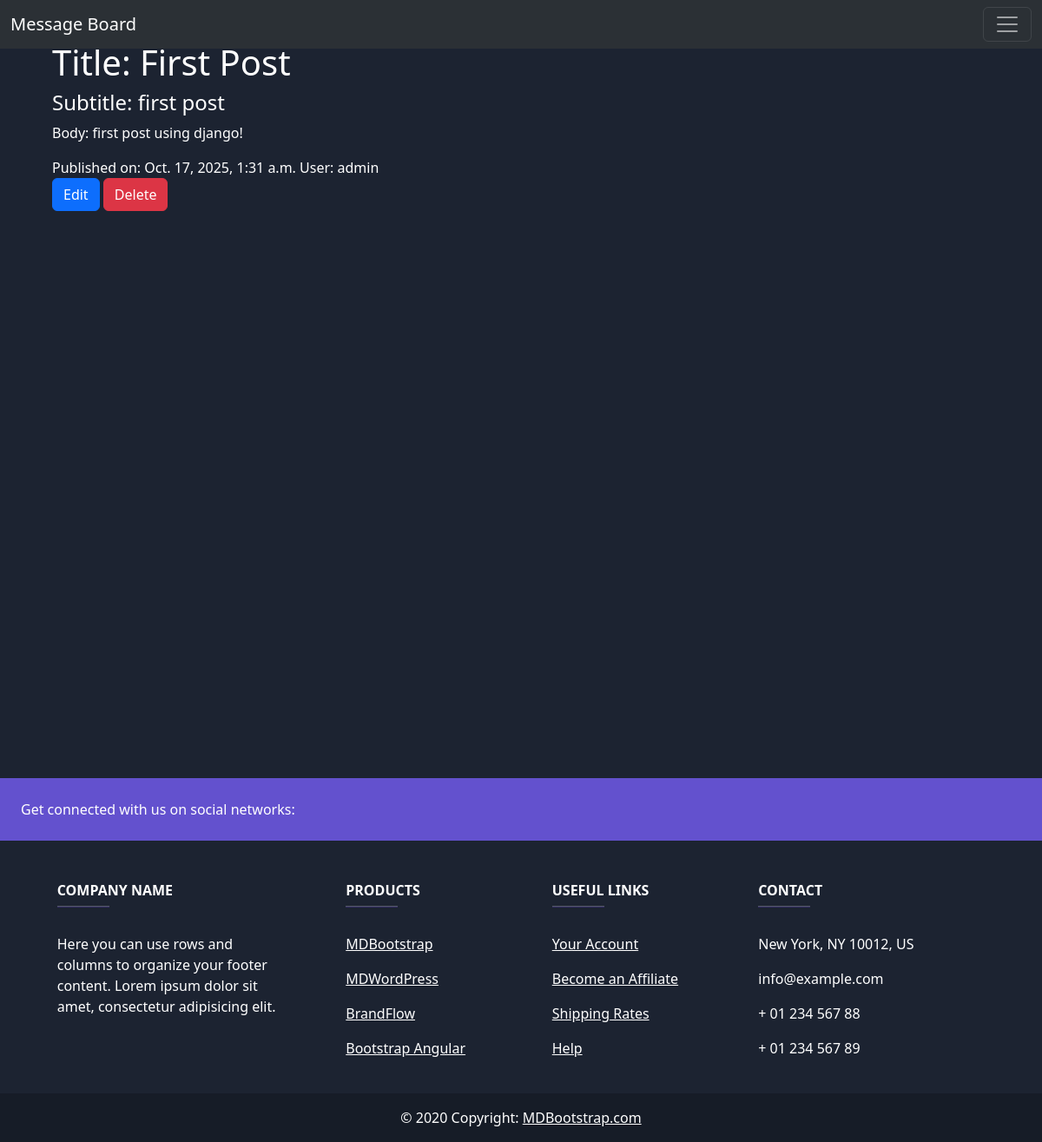
The page /posts/detailed/1/ on the database its author committed.
### posts/models.py (models this page shows, shortened)
class Post(models.Model): # Classes in Python follow Camel Case notation: class ProductsToSave
    title = models.CharField(max_length=128) # Text
    subtitle = models.CharField(max_length=256) # Text
    body = models.TextField() # Text
    created_on = models.DateTimeField(auto_now_add=True)
    author = models.ForeignKey(
        get_user_model(),
        on_delete=models.CASCADE
    )

### posts/views.py (the view)
# urls.py: path("detailed/<int:pk>/", PostDetailView.as_view(), name="post_detail"),
class PostDetailView(DetailView):
    template_name = "posts/detail.html"
    model = Post
    context_object_name = "detailed"

### templates/posts/detail.html (shortened to what this page needs)
{% extends 'base.html' %}
{% block content %}
    <div>
        <h1>Title: {{ detailed.title }}</h1>
        <h4>Subtitle: {{ detailed.subtitle }}</h4>
        <p>Body: {{ detailed.body }}</p>
        <span>Published on: {{ detailed.created_on }}</span>
        <span>User: {{ detailed.author }}</span>
        <br>
        <a href="{% url 'post_edit' detailed.id %}" class="btn btn-primary">Edit</a>
        <a href="{% url 'post_delete' detailed.id %}" class="btn btn-danger">Delete</a>
    </div>
{% endblock content %}

### static/css/base.css (style rules this page uses)
body { background-color: #1c2331; color: white; }

### rows shown on the page
Post: title "First Post", subtitle "first post", body "first post using django!", created_on "Oct. 17, 2025, 1:31 a.m.", author "admin"
